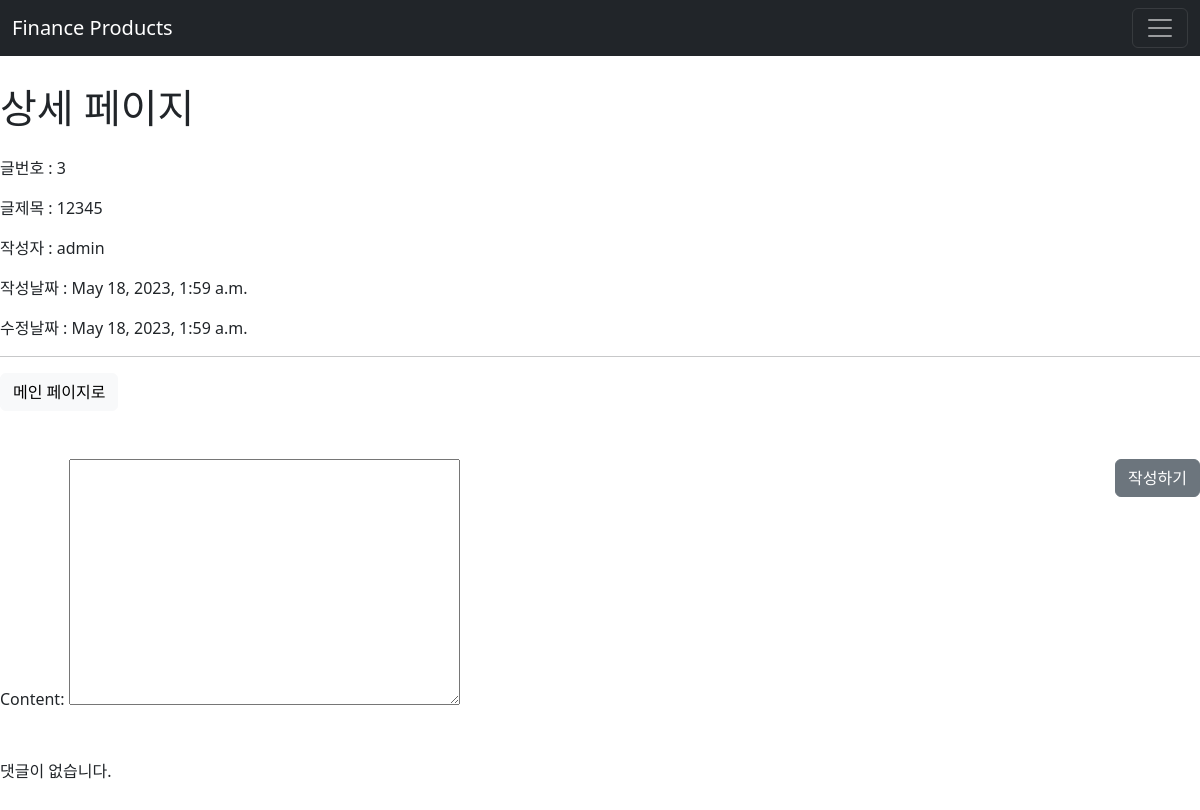
/boards/3/, run on the app's committed database.
### boards/models.py (models this page shows)
class Board(models.Model):
    author = models.ForeignKey(settings.AUTH_USER_MODEL, on_delete=models.CASCADE, related_name='boards')
    like_users = models.ManyToManyField(settings.AUTH_USER_MODEL, related_name='like_boards')
    title = models.CharField(max_length=100)
    content = models.TextField()
    created_at = models.DateTimeField(auto_now_add=True)
    updated_at = models.DateTimeField(auto_now=True)

### accounts/models.py (models this page shows)
class User(AbstractUser):
    followings = models.ManyToManyField('self', symmetrical=False, related_name='followers')

### boards/views.py (the view)
# urls.py: path('<int:pk>/', views.detail, name='detail'),
@require_http_methods(["GET", "POST"])
def detail(request, pk):
    board = get_object_or_404(Board, pk=pk)
    if request.method == 'POST':
        board.delete()
        return redirect('boards:index')
    comments = board.comments.all()
    comment_form = CommentForm()
    context = {
        'board': board,
        'comments': comments,
        'comment_form': comment_form,
    }
    return render(request, 'boards/detail.html', context)

### boards/forms.py
class CommentForm(forms.ModelForm):
    class Meta:
        model = Comment
        fields = ('content', )

### boards/templates/boards/detail.html (shortened to what this page needs)
{% extends 'base.html' %}
{% block content %}
<div>
  <div class="d-flex justify-content-between">
    <h1 class="mb-4">상세 페이지</h1>
  </div>
  <p>글번호 : {{ board.id }}</p>
  <p>글제목 : {{ board.title }}</p>
  <p>작성자 : {{ board.author }}</p>
  <p>작성날짜 : {{ board.created_at }}</p>
  <p>수정날짜 : {{ board.updated_at }}</p>
  <hr>
  <div class="mb-5 d-flex justify-content-between">
    <a href="{% url 'boards:index' %}"><button class="btn btn-light">메인 페이지로</button></a>
  </div>
  <form action="{% url 'boards:comment' board.id %}" method='POST'>
    <button class="btn btn-secondary" style="float: right;" type="submit">작성하기</button>
    {{ comment_form.as_p }}
  </form>
  <div class="mt-5">
    {% if comments|length == 0 %} 댓글이 없습니다.
    {% endif %}
  </div>
</div>
{% endblock content %}

### templates/base.html (style rules this page uses)
body { padding-top: 60px; }

### data on the page
Board: id "3", title "12345", author "admin", created_at "May 18, 2023, 1:59 a.m.", updated_at "May 18, 2023, 1:59 a.m."
